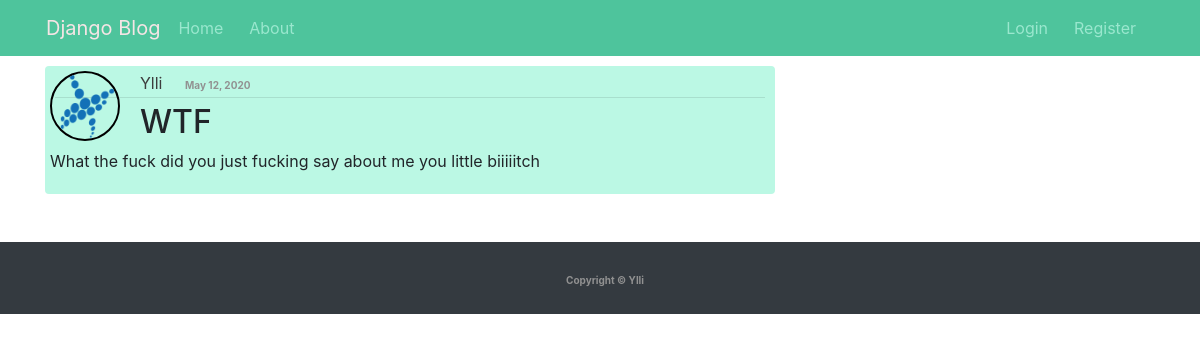
Screenshot of /post/15/ with the database file from the repository.
### blog/models.py (models this page shows, shortened)
class Post(models.Model):
    title = models.CharField(max_length=100)
    content = models.TextField()
    datePosted = models.DateTimeField(default=timezone.now)
    author = models.ForeignKey(User, on_delete=models.CASCADE)

### users/models.py (models this page shows, shortened)
class Profile(models.Model):
    user = models.OneToOneField(User, on_delete=models.CASCADE)
    image = models.ImageField(default='default.png',
                              upload_to='profile_pics')
    description = models.TextField(max_length=400, blank=True)

### blog/views.py (the view)
# urls.py: path("post/<int:pk>/", PostDetailView.as_view(), name = "postDetail"),
class PostDetailView(DetailView):
	model = Post

### blog/templates/blog/post_detail.html (shortened to what this page needs)
{% extends "blog/base.html" %}
{% block content %}
    <article >
        <div class="media-body">
            <img class="rounded-cirle account-post-img" src="{{ object.author.profile.image.url }}" alt="">
            <div>
                <a href="{% url 'userPost' object.author.username %}" class="mr-2 authors">{{ object.author }}</a>
                <small>{{post.datePosted|date:"F d, Y"}}</small>
            </div>
            <hr>
            <h2>{{ object.title }}</h2>
            <p>{{ object.content }}</p>
        </div>
    </article>
{% endblock content%}

### blog/static/blog/main.css (style rules this page uses)
:root { --smthTrans: 0.1s ease-in-out; }
a { text-decoration: none !important; }
article { margin-top: 10px; }
article .media-body { background-color: rgb(187, 248, 228); border-radius: 4px; padding: 5px; }
.media-body a { color: rgb(58, 57, 57); }
.authors { color: rgb(61, 61, 61) !important; }
.media-body hr { margin-top: 2px !important; margin: 5px; }
small { margin-left: 10px; font-size: 10px; color: #919191; font-weight: bold; transition: 0.1s ease-in-out; }
.account-img , .account-post-img,.profile-page-picture { display: inline-block; width: 125px; height: 125px; border: 2px solid black; border-radius: 50%; object-fit: cover; margin-right: 20px; transition: var(--smthTrans); }
.account-post-img { width: 70px; height: 70px; float: left; margin-bottom: 5px; }
.media-body p { white-space: initial; word-wrap: break-word }

### rows the page displays
Post: author.profile.image (picture), author "Ylli", datePosted "May 12, 2020", title "WTF", content "What the fuck did you just fucking say about me you little biiiiitch"
